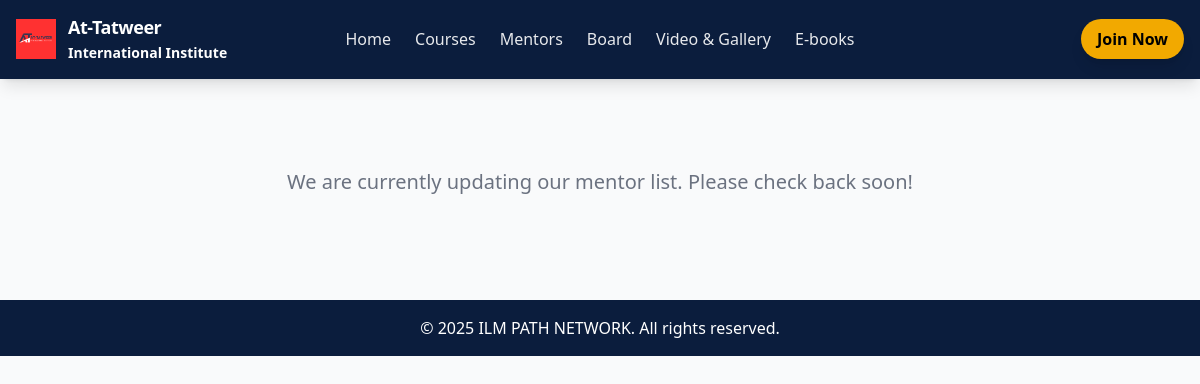
Before: /mentors.php with the older database file.
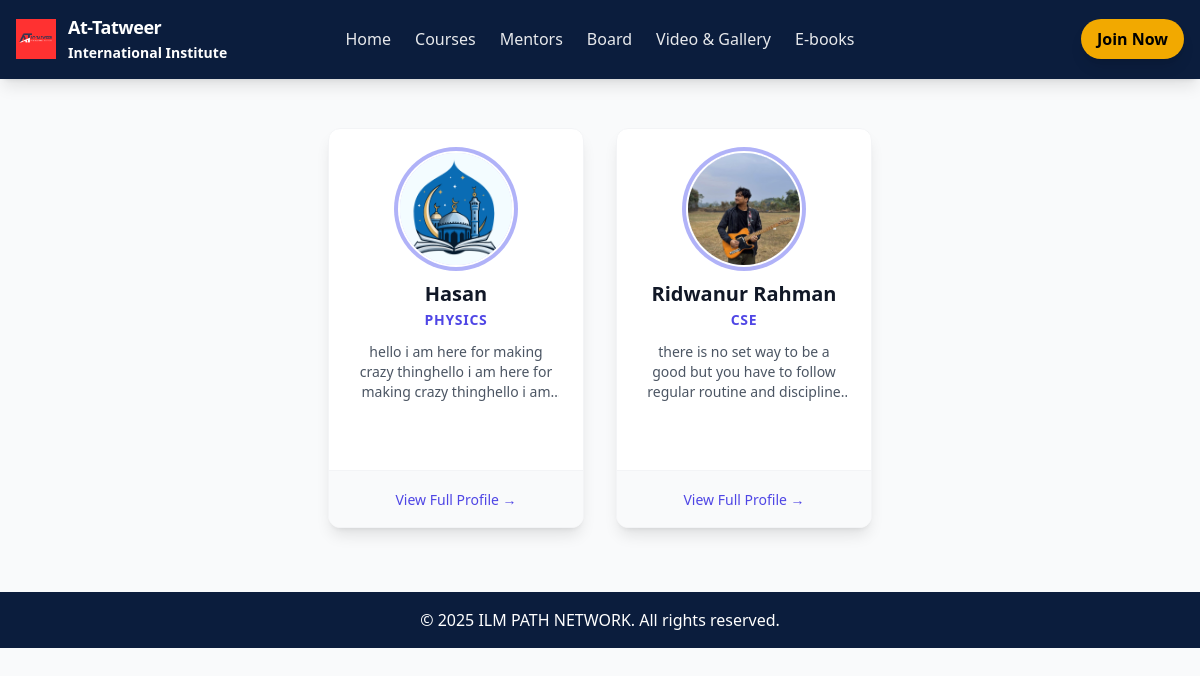
After: the same page with the newer database file.
### tables this page shows
CREATE TABLE `mentors` (
  `id` int(11) NOT NULL,
  `name` varchar(255) NOT NULL,
  `email` varchar(150) DEFAULT NULL,
  `phone` varchar(50) DEFAULT NULL,
  `bio` text DEFAULT NULL,
  `photo` varchar(255) DEFAULT NULL,
  `specialization` varchar(255) DEFAULT NULL,
  `created_at` timestamp NOT NULL DEFAULT current_timestamp()
);

### config.php (called while the page is built, shortened)
<?php
function e($s) {
    return htmlspecialchars($s, ENT_QUOTES, 'UTF-8');
}

### mentors.php (the view, shortened to what this page needs)
<?php
require_once __DIR__ . '/config.php';
require_once __DIR__ . '/includes/functions.php';
$mentors = $pdo->query("SELECT * FROM mentors ORDER BY created_at DESC")->fetchAll(PDO::FETCH_ASSOC);
?>
<!doctype html>
<html lang="en">
<head>
<script src="https://cdn.tailwindcss.com"></script>
</head>
<body class="bg-gray-50">
<?php include 'includes/header.php'; ?>
<main class="pt-16">
<section id="mentor-list" class="py-12 md:py-16">
    <div class="max-w-7xl mx-auto px-4 sm:px-6 lg:px-8">
        <div class="flex flex-wrap justify-center gap-8">
    <?php if (!empty($mentors)): ?>
        <?php foreach($mentors as $mentor): ?>
            <div
                class="mentor-card bg-white rounded-xl shadow-lg hover:shadow-2xl transition-all duration-300 overflow-hidden border border-gray-100 flex flex-col cursor-pointer animate-slide-in-right w-64 h-[400px]"
                data-id="<?= e($mentor['id']) ?>"
                data-name="<?= e($mentor['name']) ?>"
                data-specialization="<?= e($mentor['specialization']) ?>"
                data-bio="<?= e($mentor['bio'] ?? 'No biography available.') ?>"
                data-email="<?= e($mentor['email'] ?? '') ?>"
                data-phone="<?= e($mentor['phone'] ?? '') ?>"
                data-photo="assets/uploads/mentors/<?= e($mentor['photo']) ?>"
                data-has-photo="<?= $mentor['photo'] ? 'true' : 'false' ?>"
            >
                <div class="p-6 flex flex-col items-center text-center flex-grow">
                    <?php if ($mentor['photo']): ?>
                        <img
                            src="assets/uploads/mentors/<?= e($mentor['photo']) ?>"
                            alt="<?= e($mentor['name']) ?> Photo"
                            class="w-28 h-28 rounded-full object-cover mb-4 ring-4 ring-secondary/50 ring-offset-2"
                        >
                    <?php endif; ?>
                    <h2 class="text-xl font-bold text-gray-900 mb-1 leading-tight"><?= e($mentor['name']) ?></h2>
                    <p class="text-primary font-semibold text-sm uppercase tracking-wider mb-3"><?= e($mentor['specialization']) ?></p>
                    <?php if($mentor['bio']): ?>
                        <p class="text-gray-600 text-sm mb-4 line-clamp-3">
                            <?= e(substr($mentor['bio'], 0, 150) . (strlen($mentor['bio']) > 150 ? '...' : '')) ?>
                        </p>
                    <?php endif; ?>
                </div>
                <div class="bg-gray-50 border-t border-gray-100 px-6 py-4 text-center">
                    <span class="text-primary font-medium text-sm hover:underline">View Full Profile &rarr;</span>
                </div>
            </div>
        <?php endforeach; ?>
    <?php else: ?>
        <div class="text-center py-10 w-full">
            <p class="text-xl text-gray-500 font-medium">We are currently updating our mentor list. Please check back soon!</p>
        </div>
    <?php endif; ?>
</div>
    </div>
</section>
</main>
<?php include 'includes/footer.php'; ?>
</body>
</html>

### includes/header.php (shortened to what this page needs)
<!DOCTYPE html>
<html lang="en">
<head>
    <script src="https://cdn.tailwindcss.com"></script>
</head>
<body>
<header class="ilm-bg-blue p-4 flex justify-between items-center fixed top-0 w-full z-50 shadow-lg">
    <div class="flex items-center space-x-3">
        <img src="assets/images/logo.png" alt="Logo" class="h-10">
        <div class="flex flex-col">
            <span class="text-white text-lg font-bold tracking-tight leading-tight" id="main-title">At-Tatweer</span>
            <span class="text-white text-sm font-semibold mt-1 whitespace-nowrap" id="sub-title">
                International Institute
            </span>
        </div>
    </div>
    <nav class="hidden md:flex space-x-6 text-white font-medium opacity-90 absolute left-1/2 transform -translate-x-1/2">
        <a href="index.php#home" class="hover:ilm-text-gold transition">Home</a>
        <a href="index.php#courses" class="hover:ilm-text-gold transition">Courses</a>
        <a href="mentors.php" class="hover:ilm-text-gold transition">Mentors</a>
        <a href="index.php#board" class="hover:ilm-text-gold transition">Board</a>
        <a href="index.php#gallery" class="hover:ilm-text-gold transition">Video & Gallery</a>
        <a href="index.php#e-books" class="hover:ilm-text-gold transition">E-books</a>
    </nav>
    <div class="hidden md:flex items-center space-x-4">
        <?php if(isset($_SESSION['user_id'])): ?>
            <div class="relative group">
                <button class="ilm-bg-gold text-ilm-blue px-4 py-2 rounded-full font-bold shadow-lg hover:opacity-90 transition flex items-center">
                    Hi, <?= htmlspecialchars($_SESSION['user_name']) ?>
                    <svg class="w-4 h-4 ml-2" fill="none" stroke="currentColor" viewBox="0 0 24 24">
                        <path stroke-linecap="round" stroke-linejoin="round" stroke-width="2" d="M19 9l-7 7-7-7"></path>
                    </svg>
                </button>
                <div class="absolute right-0 mt-2 w-48 bg-white shadow-lg rounded-md opacity-0 group-hover:opacity-100 invisible group-hover:visible transition-all duration-300">
                    <a href="my-courses.php" class="block px-4 py-2 text-gray-700 hover:bg-gray-100">My Courses</a>
                    <a href="logout.php" class="block px-4 py-2 text-gray-700 hover:bg-gray-100">Logout</a>
                </div>
            </div>
        <?php else: ?>
            <button id="joinNowBtn" class="ilm-bg-gold text-ilm-blue px-4 py-2 rounded-full font-bold shadow-lg hover:opacity-90 transition">
                Join Now
            </button>
        <?php endif; ?>
    </div>
</header>
</body>
</html>

### includes/footer.php (shortened to what this page needs)
<footer class="ilm-bg-blue text-white text-center py-4">
  &copy; <?= date('Y') ?> ILM PATH NETWORK. All rights reserved.
</footer>
</body>
</html>

### includes/header.php (style rules this page uses)
:root { --ilm-blue: #0b1d3d; --ilm-gold: #f2a900; }
.ilm-bg-blue { background-color: var(--ilm-blue); }
.ilm-bg-gold { background-color: var(--ilm-gold); }

Changed rows visible on the page:
added mentors: photo (picture), name "Hasan", specialization "PHYSICS", bio "hello i am here for making crazy thinghello i am here for making crazy thinghello i…"
added mentors: photo (picture), name "Ridwanur Rahman", specialization "CSE", bio "there is no set way to be a good but you have to follow regular routine and…"
Other visible differences:
text no longer shown: "We are currently updating our mentor list. Please check back soon!"
